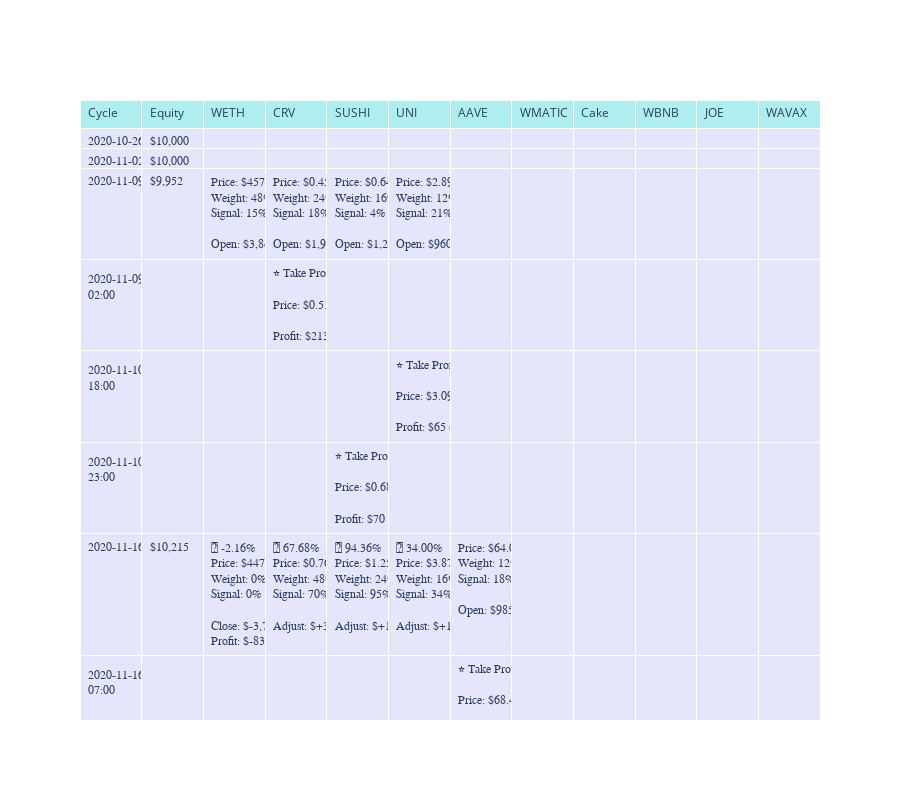

Notebook cell for this chart:
### Markdown cell above
### Alpha model timeline analysis

We display a table that shows how alpha model performermed over time.

- Events are in the timeline order

- Display portfolio weightings at each strategy cycle

- Show performance of individidual positions taken during this cycle

- Stop loss events are shown as their own rows

The visualisation will have the a column for each asset being traded. The cell of a column contains the following elements

- Asset **price change** (up/down) since the last strategy cycle

- **Price** of the asset at the start of the strategy cycle

- **Weight** % as the part of the portfolio that was chosen for the next cycle

- **Open** value of the position as USD

- **Adjust** value of the position as USD -  to get to the target weight - how much asset needs to be bought or sold

- **Close** the remaining value of the position as USD 

- **Profit**: The life time profit of the position so far

Position opening and closing rules

- A position may contain multiple trades

- Unlike on some exchanges, we adjust existing positions by increasing or decreasing them - a trade can count against existing position

- Posions are opened if there are no existing holdings of an asset

- The position is adjusted over the time

- The position is closed when the remaining assets of the position are sold

### Code cell
from tradeexecutor.analysis.alpha_model_analyser import render_alpha_model_plotly_table, create_alpha_model_timeline_all_assets

timeline = create_alpha_model_timeline_all_assets(state, universe, new_line="<br>")
figure, table = render_alpha_model_plotly_table(timeline)

figure.update_layout(
    autosize=True,
    height=800,)

display(figure)

### Figure 1 — Plotly figure (JSON) as saved in the notebook; plotly's stock layout.template omitted (floating-point values rounded to 4 significant figures; data arrays with more than 128 entries replaced by an {"elided": "..."} marker saying what was removed)
{"data": [{"cells": {"align": "left", "fill": {"color": "lavender"}, "font": {"family": "monospace"}, "values": {"elided": "12x329 str values"}}, "header": {"align": "left", "fill": {"color": "paleturquoise"}, "values": ["Cycle", "Equity", "WETH", "CRV", "SUSHI", "UNI", "AAVE", "WMATIC", "Cake", "WBNB", "JOE", "WAVAX"]}, "type": "table"}], "layout": {"autosize": true, "height": 800}}
